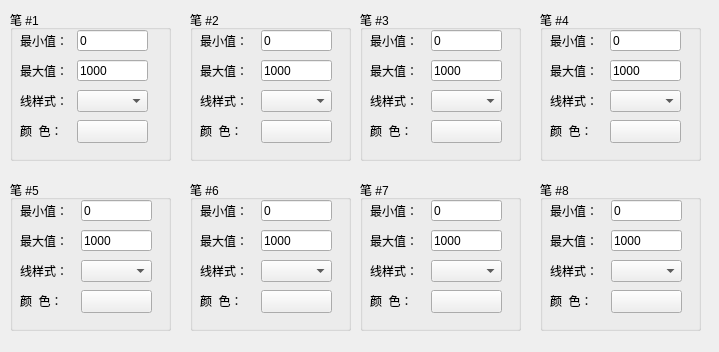
<?xml version="1.0" encoding="UTF-8"?>
<ui version="4.0">
 <class>QTrendChartPenDlg</class>
 <widget class="QWidget" name="QTrendChartPenDlg">
  <property name="geometry">
   <rect>
    <x>0</x>
    <y>0</y>
    <width>719</width>
    <height>352</height>
   </rect>
  </property>
  <property name="windowTitle">
   <string>Form</string>
  </property>
  <widget class="QGroupBox" name="groupBox">
   <property name="geometry">
    <rect>
     <x>10</x>
     <y>10</y>
     <width>161</width>
     <height>151</height>
    </rect>
   </property>
   <property name="title">
    <string>笔 #1</string>
   </property>
   <widget class="QLabel" name="label">
    <property name="geometry">
     <rect>
      <x>10</x>
      <y>20</y>
      <width>61</width>
      <height>21</height>
     </rect>
    </property>
    <property name="text">
     <string>最小值：</string>
    </property>
   </widget>
   <widget class="QLineEdit" name="P1_Min">
    <property name="geometry">
     <rect>
      <x>67</x>
      <y>20</y>
      <width>71</width>
      <height>21</height>
     </rect>
    </property>
    <property name="text">
     <string>0</string>
    </property>
   </widget>
   <widget class="QLineEdit" name="P1_Max">
    <property name="geometry">
     <rect>
      <x>67</x>
      <y>50</y>
      <width>71</width>
      <height>21</height>
     </rect>
    </property>
    <property name="text">
     <string>1000</string>
    </property>
   </widget>
   <widget class="QLabel" name="label_2">
    <property name="geometry">
     <rect>
      <x>10</x>
      <y>50</y>
      <width>61</width>
      <height>21</height>
     </rect>
    </property>
    <property name="text">
     <string>最大值：</string>
    </property>
   </widget>
   <widget class="QLabel" name="label_3">
    <property name="geometry">
     <rect>
      <x>10</x>
      <y>80</y>
      <width>61</width>
      <height>21</height>
     </rect>
    </property>
    <property name="text">
     <string>线样式：</string>
    </property>
   </widget>
   <widget class="QLabel" name="label_7">
    <property name="geometry">
     <rect>
      <x>10</x>
      <y>110</y>
      <width>61</width>
      <height>21</height>
     </rect>
    </property>
    <property name="text">
     <string>颜  色：</string>
    </property>
   </widget>
   <widget class="QComboBox" name="P1_Line">
    <property name="geometry">
     <rect>
      <x>67</x>
      <y>80</y>
      <width>71</width>
      <height>22</height>
     </rect>
    </property>
   </widget>
   <widget class="QPushButton" name="P1_Color">
    <property name="geometry">
     <rect>
      <x>67</x>
      <y>110</y>
      <width>71</width>
      <height>23</height>
     </rect>
    </property>
    <property name="focusPolicy">
     <enum>Qt::NoFocus</enum>
    </property>
    <property name="text">
     <string/>
    </property>
   </widget>
  </widget>
  <widget class="QGroupBox" name="groupBox_2">
   <property name="geometry">
    <rect>
     <x>190</x>
     <y>10</y>
     <width>161</width>
     <height>151</height>
    </rect>
   </property>
   <property name="title">
    <string>笔 #2</string>
   </property>
   <widget class="QLabel" name="label_4">
    <property name="geometry">
     <rect>
      <x>10</x>
      <y>20</y>
      <width>61</width>
      <height>21</height>
     </rect>
    </property>
    <property name="text">
     <string>最小值：</string>
    </property>
   </widget>
   <widget class="QLineEdit" name="P2_Min">
    <property name="geometry">
     <rect>
      <x>71</x>
      <y>20</y>
      <width>71</width>
      <height>21</height>
     </rect>
    </property>
    <property name="text">
     <string>0</string>
    </property>
   </widget>
   <widget class="QLineEdit" name="P2_Max">
    <property name="geometry">
     <rect>
      <x>71</x>
      <y>50</y>
      <width>71</width>
      <height>21</height>
     </rect>
    </property>
    <property name="text">
     <string>1000</string>
    </property>
   </widget>
   <widget class="QLabel" name="label_5">
    <property name="geometry">
     <rect>
      <x>10</x>
      <y>50</y>
      <width>71</width>
      <height>21</height>
     </rect>
    </property>
    <property name="text">
     <string>最大值：</string>
    </property>
   </widget>
   <widget class="QLabel" name="label_6">
    <property name="geometry">
     <rect>
      <x>10</x>
      <y>80</y>
      <width>71</width>
      <height>21</height>
     </rect>
    </property>
    <property name="text">
     <string>线样式：</string>
    </property>
   </widget>
   <widget class="QLabel" name="label_8">
    <property name="geometry">
     <rect>
      <x>10</x>
      <y>110</y>
      <width>71</width>
      <height>21</height>
     </rect>
    </property>
    <property name="text">
     <string>颜  色：</string>
    </property>
   </widget>
   <widget class="QComboBox" name="P2_Line">
    <property name="geometry">
     <rect>
      <x>71</x>
      <y>80</y>
      <width>71</width>
      <height>22</height>
     </rect>
    </property>
   </widget>
   <widget class="QPushButton" name="P2_Color">
    <property name="geometry">
     <rect>
      <x>71</x>
      <y>110</y>
      <width>71</width>
      <height>23</height>
     </rect>
    </property>
    <property name="focusPolicy">
     <enum>Qt::NoFocus</enum>
    </property>
    <property name="text">
     <string/>
    </property>
   </widget>
  </widget>
  <widget class="QGroupBox" name="groupBox_3">
   <property name="geometry">
    <rect>
     <x>360</x>
     <y>10</y>
     <width>161</width>
     <height>151</height>
    </rect>
   </property>
   <property name="title">
    <string>笔 #3</string>
   </property>
   <widget class="QLabel" name="label_9">
    <property name="geometry">
     <rect>
      <x>10</x>
      <y>20</y>
      <width>61</width>
      <height>21</height>
     </rect>
    </property>
    <property name="text">
     <string>最小值：</string>
    </property>
   </widget>
   <widget class="QLineEdit" name="P3_Min">
    <property name="geometry">
     <rect>
      <x>71</x>
      <y>20</y>
      <width>71</width>
      <height>21</height>
     </rect>
    </property>
    <property name="text">
     <string>0</string>
    </property>
   </widget>
   <widget class="QLineEdit" name="P3_Max">
    <property name="geometry">
     <rect>
      <x>71</x>
      <y>50</y>
      <width>71</width>
      <height>21</height>
     </rect>
    </property>
    <property name="text">
     <string>1000</string>
    </property>
   </widget>
   <widget class="QLabel" name="label_10">
    <property name="geometry">
     <rect>
      <x>10</x>
      <y>50</y>
      <width>61</width>
      <height>21</height>
     </rect>
    </property>
    <property name="text">
     <string>最大值：</string>
    </property>
   </widget>
   <widget class="QLabel" name="label_11">
    <property name="geometry">
     <rect>
      <x>10</x>
      <y>80</y>
      <width>71</width>
      <height>21</height>
     </rect>
    </property>
    <property name="text">
     <string>线样式：</string>
    </property>
   </widget>
   <widget class="QLabel" name="label_12">
    <property name="geometry">
     <rect>
      <x>10</x>
      <y>110</y>
      <width>61</width>
      <height>21</height>
     </rect>
    </property>
    <property name="text">
     <string>颜  色：</string>
    </property>
   </widget>
   <widget class="QComboBox" name="P3_Line">
    <property name="geometry">
     <rect>
      <x>71</x>
      <y>80</y>
      <width>71</width>
      <height>22</height>
     </rect>
    </property>
   </widget>
   <widget class="QPushButton" name="P3_Color">
    <property name="geometry">
     <rect>
      <x>71</x>
      <y>110</y>
      <width>71</width>
      <height>23</height>
     </rect>
    </property>
    <property name="focusPolicy">
     <enum>Qt::NoFocus</enum>
    </property>
    <property name="text">
     <string/>
    </property>
   </widget>
  </widget>
  <widget class="QGroupBox" name="groupBox_4">
   <property name="geometry">
    <rect>
     <x>540</x>
     <y>10</y>
     <width>161</width>
     <height>151</height>
    </rect>
   </property>
   <property name="title">
    <string>笔 #4</string>
   </property>
   <widget class="QLabel" name="label_13">
    <property name="geometry">
     <rect>
      <x>10</x>
      <y>20</y>
      <width>61</width>
      <height>21</height>
     </rect>
    </property>
    <property name="text">
     <string>最小值：</string>
    </property>
   </widget>
   <widget class="QLineEdit" name="P4_Min">
    <property name="geometry">
     <rect>
      <x>70</x>
      <y>20</y>
      <width>71</width>
      <height>21</height>
     </rect>
    </property>
    <property name="text">
     <string>0</string>
    </property>
   </widget>
   <widget class="QLineEdit" name="P4_Max">
    <property name="geometry">
     <rect>
      <x>70</x>
      <y>50</y>
      <width>71</width>
      <height>21</height>
     </rect>
    </property>
    <property name="text">
     <string>1000</string>
    </property>
   </widget>
   <widget class="QLabel" name="label_14">
    <property name="geometry">
     <rect>
      <x>10</x>
      <y>50</y>
      <width>71</width>
      <height>21</height>
     </rect>
    </property>
    <property name="text">
     <string>最大值：</string>
    </property>
   </widget>
   <widget class="QLabel" name="label_15">
    <property name="geometry">
     <rect>
      <x>10</x>
      <y>80</y>
      <width>61</width>
      <height>21</height>
     </rect>
    </property>
    <property name="text">
     <string>线样式：</string>
    </property>
   </widget>
   <widget class="QLabel" name="label_16">
    <property name="geometry">
     <rect>
      <x>10</x>
      <y>110</y>
      <width>61</width>
      <height>21</height>
     </rect>
    </property>
    <property name="text">
     <string>颜  色：</string>
    </property>
   </widget>
   <widget class="QComboBox" name="P4_Line">
    <property name="geometry">
     <rect>
      <x>70</x>
      <y>80</y>
      <width>71</width>
      <height>22</height>
     </rect>
    </property>
   </widget>
   <widget class="QPushButton" name="P4_Color">
    <property name="geometry">
     <rect>
      <x>70</x>
      <y>110</y>
      <width>71</width>
      <height>23</height>
     </rect>
    </property>
    <property name="focusPolicy">
     <enum>Qt::NoFocus</enum>
    </property>
    <property name="text">
     <string/>
    </property>
   </widget>
  </widget>
  <widget class="QGroupBox" name="groupBox_6">
   <property name="geometry">
    <rect>
     <x>190</x>
     <y>180</y>
     <width>161</width>
     <height>151</height>
    </rect>
   </property>
   <property name="title">
    <string>笔 #6</string>
   </property>
   <widget class="QLabel" name="label_17">
    <property name="geometry">
     <rect>
      <x>10</x>
      <y>20</y>
      <width>71</width>
      <height>21</height>
     </rect>
    </property>
    <property name="text">
     <string>最小值：</string>
    </property>
   </widget>
   <widget class="QLineEdit" name="P6_Min">
    <property name="geometry">
     <rect>
      <x>71</x>
      <y>20</y>
      <width>71</width>
      <height>21</height>
     </rect>
    </property>
    <property name="text">
     <string>0</string>
    </property>
   </widget>
   <widget class="QLineEdit" name="P6_Max">
    <property name="geometry">
     <rect>
      <x>71</x>
      <y>50</y>
      <width>71</width>
      <height>21</height>
     </rect>
    </property>
    <property name="inputMask">
     <string comment="1000"/>
    </property>
    <property name="text">
     <string>1000</string>
    </property>
   </widget>
   <widget class="QLabel" name="label_18">
    <property name="geometry">
     <rect>
      <x>10</x>
      <y>50</y>
      <width>61</width>
      <height>21</height>
     </rect>
    </property>
    <property name="text">
     <string>最大值：</string>
    </property>
   </widget>
   <widget class="QLabel" name="label_19">
    <property name="geometry">
     <rect>
      <x>10</x>
      <y>80</y>
      <width>71</width>
      <height>21</height>
     </rect>
    </property>
    <property name="text">
     <string>线样式：</string>
    </property>
   </widget>
   <widget class="QLabel" name="label_20">
    <property name="geometry">
     <rect>
      <x>10</x>
      <y>110</y>
      <width>71</width>
      <height>21</height>
     </rect>
    </property>
    <property name="text">
     <string>颜  色：</string>
    </property>
   </widget>
   <widget class="QComboBox" name="P6_Line">
    <property name="geometry">
     <rect>
      <x>71</x>
      <y>80</y>
      <width>71</width>
      <height>22</height>
     </rect>
    </property>
   </widget>
   <widget class="QPushButton" name="P6_Color">
    <property name="geometry">
     <rect>
      <x>71</x>
      <y>110</y>
      <width>71</width>
      <height>23</height>
     </rect>
    </property>
    <property name="focusPolicy">
     <enum>Qt::NoFocus</enum>
    </property>
    <property name="text">
     <string/>
    </property>
   </widget>
  </widget>
  <widget class="QGroupBox" name="groupBox_5">
   <property name="geometry">
    <rect>
     <x>10</x>
     <y>180</y>
     <width>161</width>
     <height>151</height>
    </rect>
   </property>
   <property name="title">
    <string>笔 #5</string>
   </property>
   <widget class="QLabel" name="label_21">
    <property name="geometry">
     <rect>
      <x>10</x>
      <y>20</y>
      <width>61</width>
      <height>21</height>
     </rect>
    </property>
    <property name="text">
     <string>最小值：</string>
    </property>
   </widget>
   <widget class="QLineEdit" name="P5_Min">
    <property name="geometry">
     <rect>
      <x>71</x>
      <y>20</y>
      <width>71</width>
      <height>21</height>
     </rect>
    </property>
    <property name="text">
     <string>0</string>
    </property>
   </widget>
   <widget class="QLineEdit" name="P5_Max">
    <property name="geometry">
     <rect>
      <x>71</x>
      <y>50</y>
      <width>71</width>
      <height>21</height>
     </rect>
    </property>
    <property name="inputMask">
     <string comment="1000"/>
    </property>
    <property name="text">
     <string>1000</string>
    </property>
   </widget>
   <widget class="QLabel" name="label_22">
    <property name="geometry">
     <rect>
      <x>10</x>
      <y>50</y>
      <width>71</width>
      <height>21</height>
     </rect>
    </property>
    <property name="text">
     <string>最大值：</string>
    </property>
   </widget>
   <widget class="QLabel" name="label_23">
    <property name="geometry">
     <rect>
      <x>10</x>
      <y>80</y>
      <width>71</width>
      <height>21</height>
     </rect>
    </property>
    <property name="text">
     <string>线样式：</string>
    </property>
   </widget>
   <widget class="QLabel" name="label_24">
    <property name="geometry">
     <rect>
      <x>10</x>
      <y>110</y>
      <width>71</width>
      <height>21</height>
     </rect>
    </property>
    <property name="text">
     <string>颜  色：</string>
    </property>
   </widget>
   <widget class="QComboBox" name="P5_Line">
    <property name="geometry">
     <rect>
      <x>71</x>
      <y>80</y>
      <width>71</width>
      <height>22</height>
     </rect>
    </property>
   </widget>
   <widget class="QPushButton" name="P5_Color">
    <property name="geometry">
     <rect>
      <x>71</x>
      <y>110</y>
      <width>71</width>
      <height>23</height>
     </rect>
    </property>
    <property name="focusPolicy">
     <enum>Qt::NoFocus</enum>
    </property>
    <property name="text">
     <string/>
    </property>
   </widget>
  </widget>
  <widget class="QGroupBox" name="groupBox_7">
   <property name="geometry">
    <rect>
     <x>360</x>
     <y>180</y>
     <width>161</width>
     <height>151</height>
    </rect>
   </property>
   <property name="title">
    <string>笔 #7</string>
   </property>
   <widget class="QLabel" name="label_25">
    <property name="geometry">
     <rect>
      <x>10</x>
      <y>20</y>
      <width>71</width>
      <height>21</height>
     </rect>
    </property>
    <property name="text">
     <string>最小值：</string>
    </property>
   </widget>
   <widget class="QLineEdit" name="P7_Min">
    <property name="geometry">
     <rect>
      <x>71</x>
      <y>20</y>
      <width>71</width>
      <height>21</height>
     </rect>
    </property>
    <property name="text">
     <string>0</string>
    </property>
   </widget>
   <widget class="QLineEdit" name="P7_Max">
    <property name="geometry">
     <rect>
      <x>71</x>
      <y>50</y>
      <width>71</width>
      <height>21</height>
     </rect>
    </property>
    <property name="inputMask">
     <string/>
    </property>
    <property name="text">
     <string>1000</string>
    </property>
   </widget>
   <widget class="QLabel" name="label_26">
    <property name="geometry">
     <rect>
      <x>10</x>
      <y>50</y>
      <width>61</width>
      <height>21</height>
     </rect>
    </property>
    <property name="text">
     <string>最大值：</string>
    </property>
   </widget>
   <widget class="QLabel" name="label_27">
    <property name="geometry">
     <rect>
      <x>10</x>
      <y>80</y>
      <width>61</width>
      <height>21</height>
     </rect>
    </property>
    <property name="text">
     <string>线样式：</string>
    </property>
   </widget>
   <widget class="QLabel" name="label_28">
    <property name="geometry">
     <rect>
      <x>10</x>
      <y>110</y>
      <width>71</width>
      <height>21</height>
     </rect>
    </property>
    <property name="text">
     <string>颜  色：</string>
    </property>
   </widget>
   <widget class="QComboBox" name="P7_Line">
    <property name="geometry">
     <rect>
      <x>71</x>
      <y>80</y>
      <width>71</width>
      <height>22</height>
     </rect>
    </property>
   </widget>
   <widget class="QPushButton" name="P7_Color">
    <property name="geometry">
     <rect>
      <x>71</x>
      <y>110</y>
      <width>71</width>
      <height>23</height>
     </rect>
    </property>
    <property name="focusPolicy">
     <enum>Qt::NoFocus</enum>
    </property>
    <property name="text">
     <string/>
    </property>
   </widget>
  </widget>
  <widget class="QGroupBox" name="groupBox_8">
   <property name="geometry">
    <rect>
     <x>540</x>
     <y>180</y>
     <width>161</width>
     <height>151</height>
    </rect>
   </property>
   <property name="title">
    <string>笔 #8</string>
   </property>
   <widget class="QLabel" name="label_29">
    <property name="geometry">
     <rect>
      <x>10</x>
      <y>20</y>
      <width>61</width>
      <height>21</height>
     </rect>
    </property>
    <property name="text">
     <string>最小值：</string>
    </property>
   </widget>
   <widget class="QLineEdit" name="P8_Min">
    <property name="geometry">
     <rect>
      <x>71</x>
      <y>20</y>
      <width>71</width>
      <height>21</height>
     </rect>
    </property>
    <property name="text">
     <string>0</string>
    </property>
    <property name="maxLength">
     <number>32767</number>
    </property>
   </widget>
   <widget class="QLineEdit" name="P8_Max">
    <property name="geometry">
     <rect>
      <x>71</x>
      <y>50</y>
      <width>71</width>
      <height>21</height>
     </rect>
    </property>
    <property name="inputMask">
     <string/>
    </property>
    <property name="text">
     <string>1000</string>
    </property>
   </widget>
   <widget class="QLabel" name="label_30">
    <property name="geometry">
     <rect>
      <x>10</x>
      <y>50</y>
      <width>71</width>
      <height>21</height>
     </rect>
    </property>
    <property name="text">
     <string>最大值：</string>
    </property>
   </widget>
   <widget class="QLabel" name="label_31">
    <property name="geometry">
     <rect>
      <x>10</x>
      <y>80</y>
      <width>71</width>
      <height>21</height>
     </rect>
    </property>
    <property name="text">
     <string>线样式：</string>
    </property>
   </widget>
   <widget class="QLabel" name="label_32">
    <property name="geometry">
     <rect>
      <x>10</x>
      <y>110</y>
      <width>71</width>
      <height>21</height>
     </rect>
    </property>
    <property name="text">
     <string>颜  色：</string>
    </property>
   </widget>
   <widget class="QComboBox" name="P8_Line">
    <property name="geometry">
     <rect>
      <x>71</x>
      <y>80</y>
      <width>71</width>
      <height>22</height>
     </rect>
    </property>
   </widget>
   <widget class="QPushButton" name="P8_Color">
    <property name="geometry">
     <rect>
      <x>71</x>
      <y>110</y>
      <width>71</width>
      <height>23</height>
     </rect>
    </property>
    <property name="focusPolicy">
     <enum>Qt::NoFocus</enum>
    </property>
    <property name="text">
     <string/>
    </property>
   </widget>
  </widget>
 </widget>
 <tabstops>
  <tabstop>P1_Min</tabstop>
  <tabstop>P1_Max</tabstop>
  <tabstop>P1_Line</tabstop>
  <tabstop>P2_Min</tabstop>
  <tabstop>P2_Max</tabstop>
  <tabstop>P2_Line</tabstop>
  <tabstop>P3_Min</tabstop>
  <tabstop>P3_Max</tabstop>
  <tabstop>P3_Line</tabstop>
  <tabstop>P4_Min</tabstop>
  <tabstop>P4_Max</tabstop>
  <tabstop>P4_Line</tabstop>
  <tabstop>P5_Min</tabstop>
  <tabstop>P5_Max</tabstop>
  <tabstop>P5_Line</tabstop>
  <tabstop>P6_Min</tabstop>
  <tabstop>P6_Max</tabstop>
  <tabstop>P6_Line</tabstop>
  <tabstop>P7_Min</tabstop>
  <tabstop>P7_Max</tabstop>
  <tabstop>P7_Line</tabstop>
  <tabstop>P8_Min</tabstop>
  <tabstop>P8_Max</tabstop>
  <tabstop>P8_Line</tabstop>
 </tabstops>
 <resources/>
 <connections/>
</ui>
